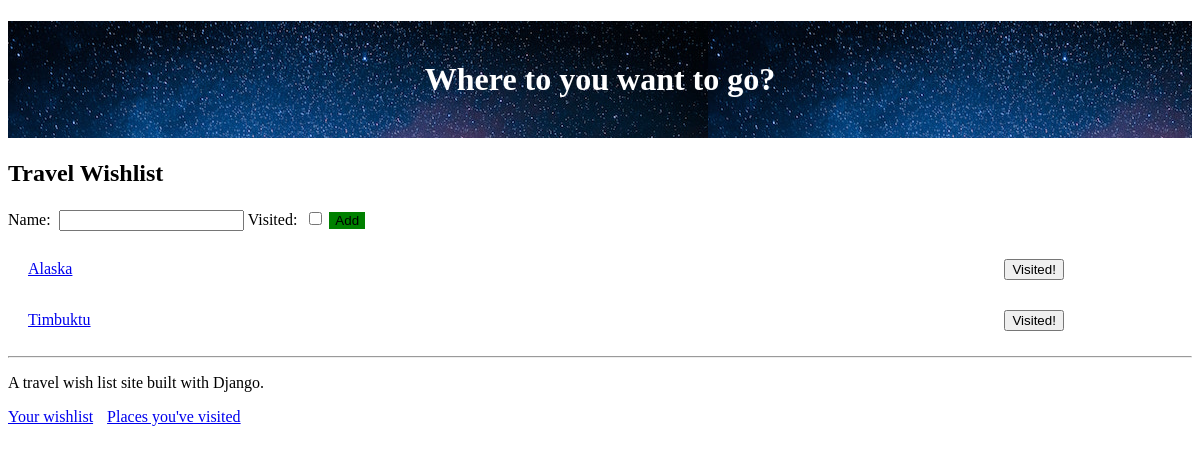
The app's page / (signed in), older data.
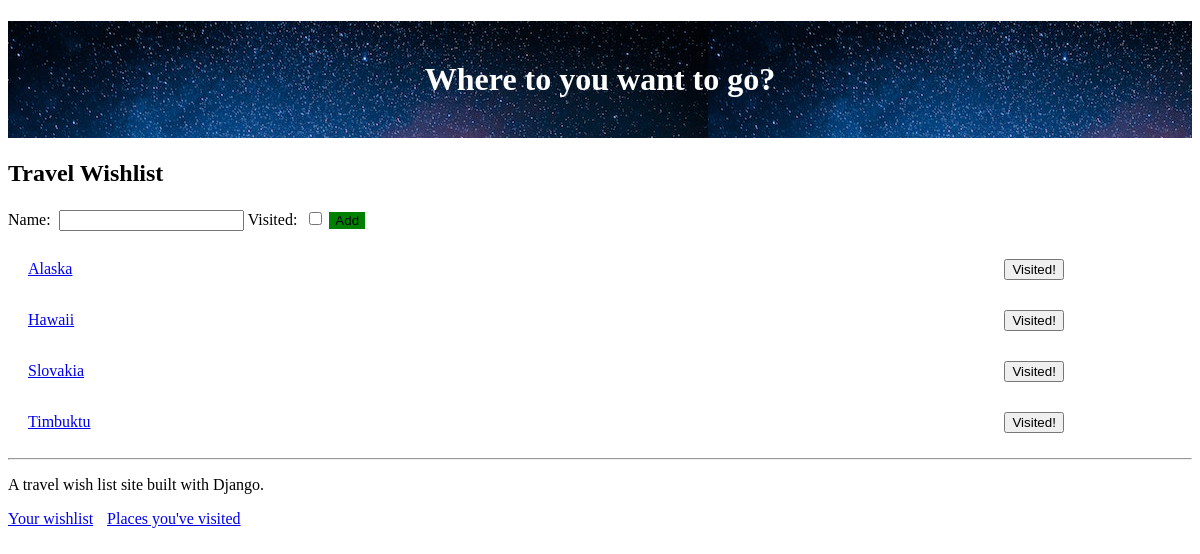
The same page, newer data.
### travel_wishlist/models.py (models this page shows, shortened)
class Place(models.Model):
    user = models.ForeignKey('auth.User', null=False, on_delete=models.CASCADE)
    name = models.CharField(max_length=200)
    visited = models.BooleanField(default=False)
    notes = models.TextField(blank=True, null=True)  #text field unlimited size(charfiels are limited)
    date_visited = models.DateField(blank=True, null=True)  #null = True means not required
    photo = models.ImageField(upload_to='user_images/', blank=True, null=True)

### travel_wishlist/views.py (the view, shortened to what this page needs)
# urls.py: path('', views.place_list, name='place_list'),
@login_required #this will require login before accessing this method
def place_list(request):
    places = Place.objects.filter(user=request.user).filter(visited=False).order_by('name')
    new_place_form = NewPlaceForm() #new form object - empty
    return render(request, 'travel_wishlist/wishlist.html', { 'places': places, 'new_place_form': new_place_form })

### travel_wishlist/forms.py
class NewPlaceForm(forms.ModelForm):
    class Meta:  #this will create a form that django uses and links the Place model to the fields in the form
        model = Place
        fields = ('name', 'visited')

### travel_wishlist/templates/travel_wishlist/wishlist.html (shortened to what this page needs)
{% extends 'travel_wishlist/base.html' %}
{% block content %}
<h2>Travel Wishlist</h2>
<form method="POST" action="{% url 'place_list' %}">
    {{ new_place_form }}
    <button id="add-new-place" type="submit">Add</button>
</form>
{% for place in places %}
    <div class="wishlist-place">
        <span id="place-name-{{ place.pk }}" class="place-name">
            <a href="{% url 'place_details' place_pk=place.pk %}">{{ place.name }}</a>
        </span>
        <form class="visited-form" method="POST" action="{% url 'place_was_visited' place.pk %}">
            <button id="visited-button-{{ place.pk }}" type="submit">Visited!</button>
        </form>
    </div>
{% empty %}
    <p>You have no places in your wishlist</p>
{% endfor %}
{% endblock %}

Row changes from the older to the newer data that the page shows:
added Place: name "Hawaii"
added Place: name "Slovakia"
